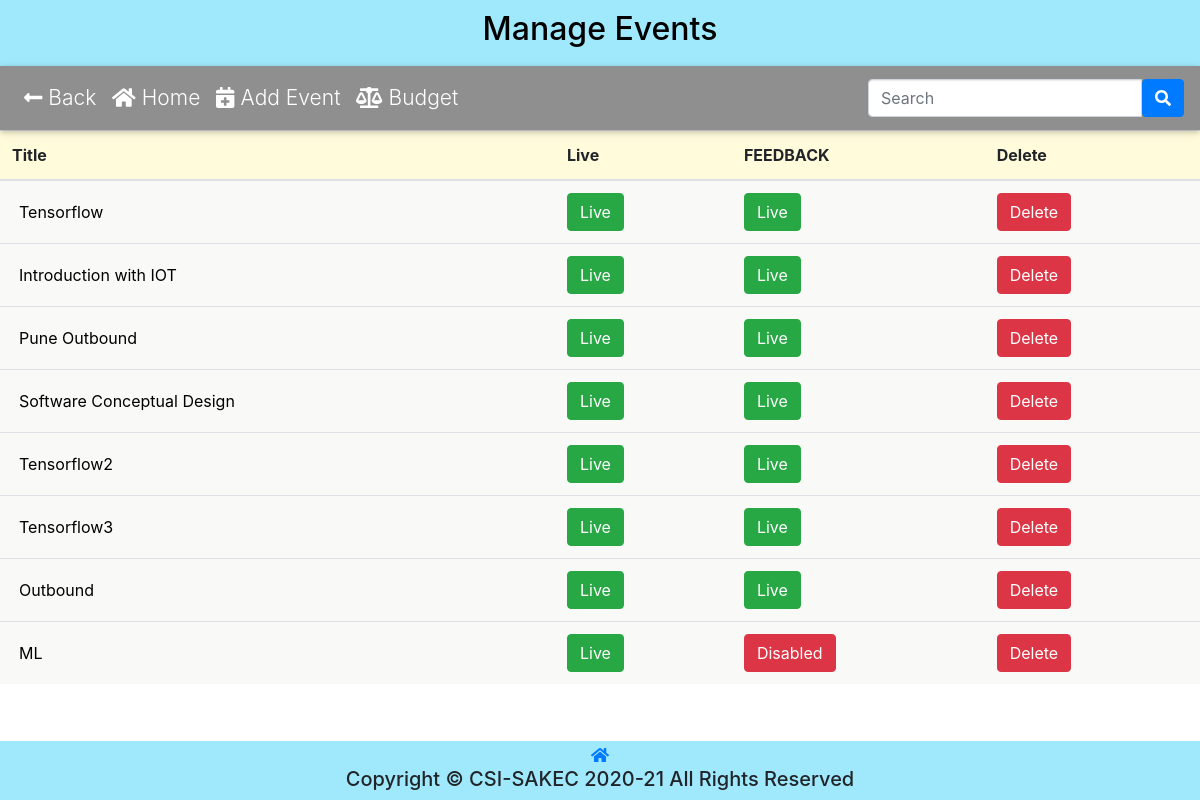
Screenshot of /Eventmanagement/eventmanagement.php (signed in) with the database file from the repository.
### tables this page shows
CREATE TABLE `csi_event` (
  `id` int(11) NOT NULL,
  `title` varchar(225) NOT NULL,
  `subtitle` varchar(255) NOT NULL,
  `banner` varchar(256) NOT NULL,
  `e_from_date` date NOT NULL,
  `e_to_date` date NOT NULL,
  `e_from_time` time NOT NULL,
  `e_to_time` time NOT NULL,
  `e_description` text NOT NULL,
  `fee_m` int(5) NOT NULL,
  `fee` int(5) NOT NULL,
  `live` tinyint(1) NOT NULL,
  `feedback` tinyint(4) NOT NULL,
  `selfie` tinyint(4) NOT NULL
);

### config.php (called while the page is built, shortened)
<?php
    $conn = mysqli_connect(DB_SERVER, DB_USERNAME, DB_PASSWORD, DB_NAME);
    function execute($sql){
        global $conn;
        return mysqli_query($conn, $sql);
    }
    function getValue($sql){
        return mysqli_fetch_assoc(execute($sql));
    }
?>

### Eventmanagement/eventmanagement.php (the view, shortened to what this page needs)
<!DOCTYPE html>
<html lang="en" xmlns="http://www.w3.org/1999/xhtml">
<head>
    <link rel="stylesheet" href="../css/membership.css?v=<?php echo time(); ?>">
    <link rel="stylesheet" href="../plugins/bootstrap-4.6.0-dist/css/bootstrap.min.css">
    <?php
    require_once "../config.php";
    $access = NULL;
    if (isset($_SESSION["role_id"])) {
        $role_id = $_SESSION["role_id"];
        $access = getValue("SELECT * FROM `csi_role` WHERE `csi_role`.`id`=$role_id");
    }
    $to_search = "";
    ?>
</head>
<body>
    <header>
        <h2 style="text-align: center;">Manage Events</h2>
    </header>
    <nav class="navbar navbar-expand-lg navbar-dark default-color sticky-top">
        <div class="collapse navbar-collapse" id="navbarSupportedContent-333">
            <ul class="navbar-nav mr-auto">
                <li class="nav-item">
                    <a class="nav-link" href="../index.php"><i class="fas fa-long-arrow-alt-left"></i> Back</a>
                </li>
                <li class="nav-item">
                    <a class="nav-link" href="../index.php"><i class="fas fa-home"></i> Home</a>
                </li>
                <?php
                if (isset($access) && $access['add_event'] == 1) {
                ?>
                    <li class="nav-item">
                        <a class="nav-link" href="addevent.php"><i class="fas fa-calendar-plus"></i> Add Event</a>
                    </li>
                <?php
                }
                if (isset($access) && $access['budget'] == 1) {
                ?>
                    <li class="nav-item">
                        <a class="nav-link" href="budget.php"><i class="fas fa-balance-scale"></i> Budget</a>
                    </li>
                <?php
                }
                ?>
            </ul>
            <ul class="navbar-nav ml-auto nav-flex-icons">
                <form action="<?php echo htmlspecialchars($_SERVER["PHP_SELF"]); ?>" method="POST">
                    <div class="input-group">
                        <input type="search" onkeyup="SearchFunction()" id="form1" name="search" placeholder="Search" class="form-control" />
                        <button id="search-button" type="submit" class="btn btn-primary">
                            <i class="fas fa-search"></i>
                        </button>
                    </div>
                </form>
            </ul>
        </div>
    </nav>
    <table class="table" id="eventsTable">
        <thead class="table-head">
            <tr>
                <th scope="col">Title</th>
                <?php
                if (isset($access) &&$access['manage_event'] == 1) {
                ?>
                    <th>Live</th>
                    <th>FEEDBACK</th>
                    <th>Delete</th>
                <?php
                }
                ?>
            </tr>
        </thead>
        <tbody>
            <div class="table-content" style="font-size: large;">
                <?php
                $query = execute( "SELECT * FROM `csi_event` WHERE LOWER(`title`) LIKE '%$to_search%' ");
                if (mysqli_num_rows($query) > 0) {
                    while ($row = mysqli_fetch_assoc($query)) {
                ?>
                        <tr>
                            <th scope="row">
                                <form action="managementevent.php" method="GET">
                                    <button type="submit" class="textbutton"><?php echo $row['title']; ?></button>
                                </form>
                            </th>
                            <?php
                            if (isset($access) && $access['manage_event'] == 1) {
                                if ($row['live'] == 1) {
                            ?>
                                    <td>
                                        <div id="live">
                                            <form action="<?php echo htmlspecialchars($_SERVER["PHP_SELF"]); ?>" method="post">
                                                <button type="submit" class="btn btn-success">Live</button>
                                            </form>
                                        </div>
                                    </td>
                                <?php
                                }
                                if ($row['feedback'] == 1) {
                                ?>
                                    <td>
                                        <div id="live">
                                            <form action="<?php echo htmlspecialchars($_SERVER["PHP_SELF"]); ?>" method="post">
                                                <button type="submit" class="btn btn-success">Live</button>
                                            </form>
                                        </div>
                                    </td>
                                <?php
                                } else {
                                ?>
                                    <td>
                                        <form action="<?php echo htmlspecialchars($_SERVER["PHP_SELF"]); ?>" method="post">
                                            <button type="submit" class="btn btn-danger"> Disabled</button>
                                        </form>
                                    </td>
                                <?php
                                }
                                ?>
                                <td>
                                    <form action="<?php echo htmlspecialchars($_SERVER["PHP_SELF"]); ?>" method="post">
                                        <button type="submit" name="delete_event_btn" class="btn btn-danger"> Delete</button>
                                    </form>
                                </td>
                            <?php
                            }
                            ?>
                    <?php
                    }
                } else {
                    echo "<td>No Record Found</td><td/><td/><td/><td/><td/><td/><td/>";
                }
                    ?>
            </div>
        </tbody>
    </table>
    <div class="spacer" style="height:30px;"></div>
    <div class="spacer" style="height:10px;"></div>
    <div class="footer">
        <div class="spacer" style="height:2px;"></div>
        <a href="index.php"><i class="fas fa-home"></i></a>
        <h5>Copyright &copy; CSI-SAKEC 2020-21 All Rights Reserved</h5>
    </div>
</body>
</html>

### css/membership.css (style rules this page uses)
body { text-align: center; background-color: #fffdeb; font-family: -apple-system,BlinkMacSystemFont,"Segoe UI",Roboto,"Helvetica Neue",Arial,"Noto Sans",sans-serif,"Apple Color Emoji","Segoe UI Emoji","Segoe UI Symbol","Noto Color Emoji"; margin: 0; color: white; padding: 0; color: black; }
header { color: black; background-color: #a0e9fd; padding: 10px; }
.footer { text-align: center; background-color: #a0e9fd; left: 0; bottom: 0; width: 100%; z-index: 1; }
.input-group .form-control { position: relative; z-index: 2; float: left; width: 50%; margin-bottom: 0; }
.form-control { display: block; width: 50%; height: 34px; padding: 6px 12px; font-size: 14px; line-height: 1.42857143; color: #555; background-color: #fff; background-image: none; border: 1px solid #ccc; border-radius: 4px; -webkit-box-shadow: inset 0 1px 1px rgb(0 0 0 / 8%); box-shadow: inset 0 1px 1px rgb(0 0 0 / 8%); -webkit-transition: border-color ease-in-out .15s, -webkit-box-shadow ease-in-out .15s; -o-transition: border-color ease-in-out .15s, box-shadow ease-in-out .15s; transition: border-color ease-in-out .15s, box-shadow ease-in-out .15s; }
.table thead th { vertical-align: bottom; border-bottom: 2px solid #dee2e6; background: #fffbdb; }
.table { width: 100%; margin-bottom: 0rem; color: #212529; background: #f9f9f7; }
@media only screen and (min-width: 600px) { .footer { position: fixed; } }
@media only screen and (max-width: 1200px) { .navbar { font-weight: 300; -webkit-box-shadow: 0 2px 5px 0 rgba(0, 0, 0, 0.16), 0 2px 10px 0 rgba(0, 0, 0, 0.12); box-shadow: 0 2px 5px 0 rgba(0, 0, 0, 0.16), 0 2px 10px 0 rgba(0, 0, 0, 0.12); font-size: 21px; } }
.navbar.navbar-dark .navbar-nav .nav-item .nav-link { color: #ffffff; -webkit-transition: .35s; transition: .35s; }
.default-color { background-color: #00000070 !important; }
.textbutton { cursor: pointer; background: #f9f9f7; padding: 7px; border-radius: 12px; border: none; }

### rows the page displays
csi_event: title "Tensorflow"
csi_event: title "Introduction with IOT"
csi_event: title "Pune Outbound"
csi_event: title "Software Conceptual Design"
csi_event: title "Tensorflow2"
csi_event: title "Tensorflow3"
csi_event: title "Outbound"
csi_event: title "ML"
